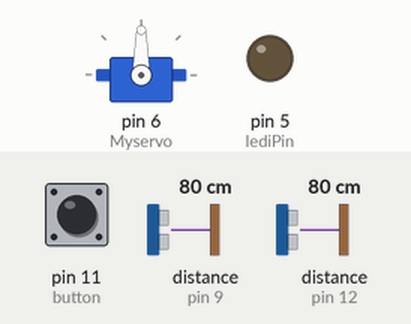
The sketch below on a simulated Arduino Uno, built with avr-gcc and run on an emulated ATmega328P. Shown: servo, output pins drawn as LEDs (lit = HIGH). Wiring (inferred from the names in the program): 2 × ultrasonic range finder: trigger pin 10, echo pin 9 / trigger pin 13, echo pin 12. Dashed ring = blinking. Inputs (shaded band) come from the test bench; at power-on: distance to the obstacle (sensors on pin 9, pin 12) 80 cm, pin 11 (button) HIGH. The echo pulse lasts 58.3 µs per cm; pins used as bus, display or sensor lines are not drawn.

Above: at 0.1 s.
At 4.8 s:
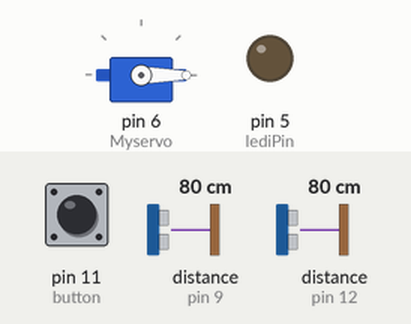
4.9 s: distance to the obstacle (sensor on pin 9) set to 13 cm
7.5 s: distance to the obstacle (sensor on pin 9) set to 10 cm
At 9.06 s:
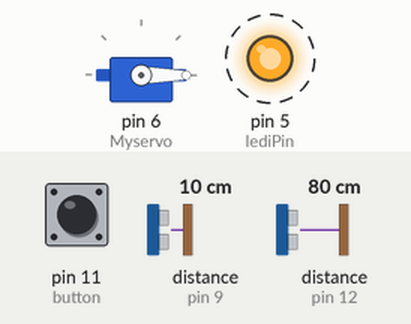
Timing chart, 0 to 17.1 s (numbered marks = the images above; inputs shaded):
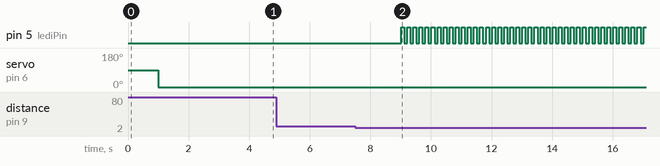

Measured:
- the behaviour switches between 12 and 11 cm on distance to the obstacle (sensor on pin 9) (found by bisection; images 1 and 2)
- after the input at 4.9 s, every drawn part: stays the same
- after the input at 7.5 s, pin 5 (lediPin): alternates HIGH for 0.10 s and LOW for 0.10 s, starting after 1.5 s

The sketch:

360Tutka.ino
```cpp
#include <Servo.h>
#include <SoftwareSerial.h>

#define echoPin 9   // attach pin 9 Arduino to pin Echo of HC-SR04
#define trigPin 10  //attach pin 10 Arduino to pin Trig of HC-SR04
#define echoPin2 12 // attach pin 12 Arduino to pin Echo of HC-SR04
#define trigPin2 13 //attach pin 13 Arduino to pin Trig of HC-SR04
#define lediPin 5 //define pin 5 for led
#define button 11 //define pin 11 for button

SoftwareSerial SIM900(7, 8); //define pins you use whit SIM900
Servo Myservo;

// defines variables
long duration;  // radar 1 variable for the duration of sound wave travel
int distance; // radar 1 variable for the distance measurement

long duration2; // radar 2 variable for the duration of sound wave travel
int distance2;  // radar 2 variable for the distance measurement

volatile int halytetty = 0;
int pos;
int buttonValue = 0;
int start = 0;

int tutka1();
int halytys();
int ledi();

void setup() {
  Myservo.attach(6);

  pinMode(lediPin, OUTPUT);   // Sets the ledPin as an OUTPUT

  pinMode(trigPin, OUTPUT);   // Sets the trigPin as an OUTPUT
  pinMode(echoPin, INPUT);    // Sets the echoPin as an INPUT

  pinMode(trigPin2, OUTPUT);  // Sets the trigPin as an OUTPUT
  pinMode(echoPin2, INPUT);   // Sets the echoPin as an INPUT

  pinMode(button, INPUT_PULLUP); //set button as an INPUT_PULLUP

  Serial.begin(9600); // Serial Communication is starting with 9600 of baudrate speed
  SIM900.begin(19200);  //SIM900 serial communication is starting whit 19200 of baudrate speed
}

void loop() {
  buttonValue = digitalRead(button);
  //if button pressed start scannin
  if(buttonValue == 1){
    start = 1;
  }
  // Serial.println(buttonValue);
  while (halytetty == 0 && start == 1) {
    delay(1000);
    //for loop to rotate servo 180 degrees. Every 10 degrees scan once
    for (pos = 0; pos <= 180; pos = pos + 10) {
      buttonValue = digitalRead(button);
      Myservo.write(pos);
      tutka1();
      //if either radar detects target or button is pressed stop scannin
      if (halytetty == 1 || buttonValue == 1) {
        halytetty = 0;
        start = 0;
        delay(3000);
        return;
      }
    }
    delay(1000);
    //for loop to rotate servo 180 degrees for oppisite direction. Every 10 degrees scan once
    for (pos = 180; pos >= 0; pos = pos - 10) {
      buttonValue = digitalRead(button);
      Myservo.write(pos);
      tutka1();
      //if either radar detects target or button is pressed stop scannin
      if (halytetty == 1 || buttonValue == 1) {
        halytetty = 0;
        start = 0;
        delay(3000);
        return;
      }
    }
    delay(1000);
  }
}

int tutka1() {
  digitalWrite(trigPin, LOW);
  delayMicroseconds(2);
  // Sets the trigPin HIGH (ACTIVE) for 10 microseconds
  digitalWrite(trigPin, HIGH);
  delayMicroseconds(10);
  digitalWrite(trigPin, LOW);
  // Reads the echoPin, returns the sound wave travel time in microseconds
  duration = pulseIn(echoPin, HIGH);
  // Calculating the distance
  distance = duration * 0.034 / 2; // Speed of sound wave divided by 2 (go and back)
  // Displays the distance on the Serial Monitor


  // Serial.print("Radar1 Distance: ");
  // Serial.print(distance);
  // Serial.println(" cm");

  if (distance <= 10) {  // <---- Define the alert-range here!
    // Serial.println("\nTutka1 havaitsi kohteen\n");
    halytys();
  }

  digitalWrite(trigPin2, LOW);
  delayMicroseconds(2);
  // Sets the trigPin HIGH (ACTIVE) for 10 microseconds
  digitalWrite(trigPin2, HIGH);
  delayMicroseconds(10);
  digitalWrite(trigPin2, LOW);
  // Reads the echoPin, returns the sound wave travel time in microseconds
  duration2 = pulseIn(echoPin2, HIGH);
  // Calculating the distance
  distance2 = duration2 * 0.034 / 2;  // Speed of sound wave divided by 2 (go and back)
  // Displays the distance on the Serial Monitor


  // Serial.print("Radar 2 Distance: ");
  // Serial.print(distance2);
  // Serial.println(" cm");

  if (distance2 <= 10) {
    // Serial.println("\nTutka2 havaitsi kohteen\n");
    halytys();
  }
}

int halytys() {
  //call ledi and sendSMS subroutines
  ledi();
  sendSMS();
  halytetty = 1;
}

int ledi() {
  // LED will blink 10 times
  for (int x; x < 10; x++) {
    digitalWrite(lediPin, HIGH);
    delay(100);
    digitalWrite(lediPin, LOW);
    delay(100);
  }
}

void sendSMS() {
  // AT command to set SIM900 to SMS mode
  SIM900.print("AT+CMGF=1\r");
  delay(100);

  // REPLACE THE X's WITH THE RECIPIENT'S MOBILE NUMBER
  // USE INTERNATIONAL FORMAT CODE FOR MOBILE NUMBERS
  SIM900.println("AT+CMGS=\"xxxxxx\"");
  delay(100);

  // REPLACE WITH YOUR OWN SMS MESSAGE CONTENT
  SIM900.println("Tutka havaitsi kohteen.");  //<-- Your alert-message here
  delay(100);

  // End AT command with a ^Z, ASCII code 26
  SIM900.println((char)26);
  delay(100);
  SIM900.println();
  // Give module time to send SMS
  delay(5000);
}
```
